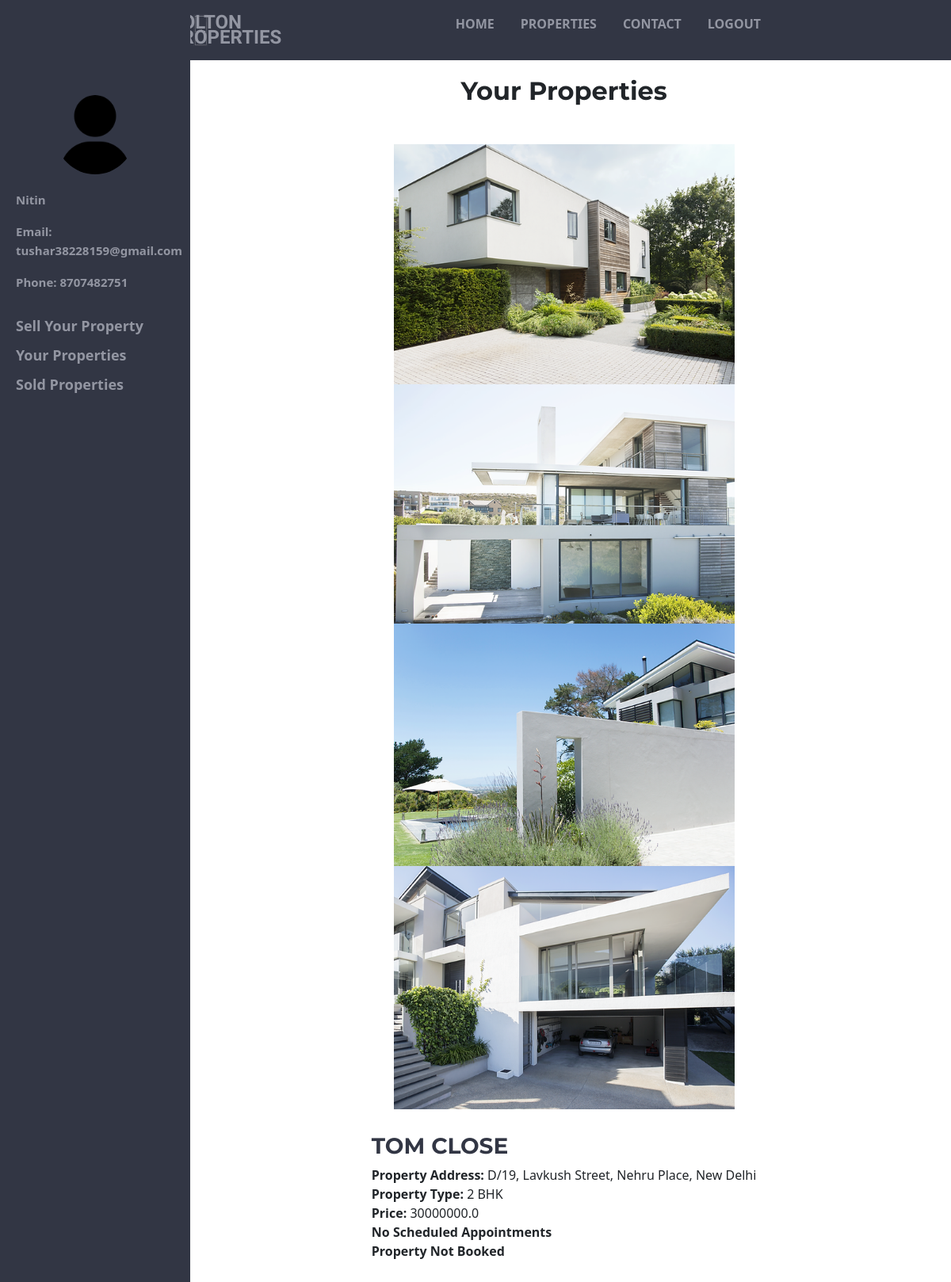
Screenshot of /owner_page (signed in) with the database file from the repository.
### app.py (models this page shows)
class Owner(db.Model):
    id = db.Column(db.String(6), primary_key=True, default=lambda: ''.join(secrets.choice(string.ascii_uppercase + string.digits) for _ in range(6)))
    owner_name = db.Column(db.String(100), nullable=False)
    email = db.Column(db.String(100), unique=True, nullable=False)
    phone = db.Column(db.String(10), unique=True, nullable=False)
    password = db.Column(db.String(128), nullable=False)
    photo = db.Column(db.String(200))

class Property(db.Model):
    id = db.Column(db.Integer, primary_key=True)
    owner_name = db.Column(db.String(100), db.ForeignKey('owner.owner_name'), nullable=False)
    address = db.Column(db.String(200), nullable=False)
    property_name = db.Column(db.String(100), nullable=False)
    property_description = db.Column(db.Text, nullable=False)
    property_size = db.Column(db.String(20), nullable=False)
    property_type = db.Column(db.String(50), nullable=False)
    price = db.Column(db.Float, nullable=False)
    image1 = db.Column(db.String(200))
    image2 = db.Column(db.String(200))
    image3 = db.Column(db.String(200))
    image4 = db.Column(db.String(200))

### app.py (the view)
@app.route('/owner_page')
def owner_page():
    if 'owner_id' not in session:
        return redirect(url_for('owner_login'))
    owner_id = session['owner_id']
    owner = Owner.query.get(owner_id)
    owner_photo = owner.photo if owner.photo else None
    owner_properties = Property.query.filter_by(owner_name=owner.owner_name).all()
    owner_appointments = {}
    booked_properties = {}
    for property in owner_properties:
        appointments = Appointment.query.filter_by(property_id=property.id).all()
        owner_appointments[property] = appointments
        bookings = PropertyBooked.query.filter_by(pid=property.id).all()
        booked_properties[property] = bookings
    sold_properties = SoldProperty.query.filter_by(previous_owner=owner.owner_name).all()
    return render_template('owner_page.html', owner=owner, owner_properties=owner_properties,
                           owner_appointments=owner_appointments, booked_properties=booked_properties,
                           sold_properties=sold_properties, Client=Client, owner_photo=owner_photo)

### templates/owner_page.html (shortened to what this page needs)
<!DOCTYPE html>
<html lang="en">
<head>
    <link rel="stylesheet" type="text/css" href="{{ url_for('static', filename='css/client.css') }}" />
    <link href="https://cdn.jsdelivr.net/npm/bootstrap@5.3.0-alpha2/dist/css/bootstrap.min.css" rel="stylesheet">
    <link rel="stylesheet" href="https://use.fontawesome.com/releases/v5.15.4/css/all.css">
</head>
<body>
    <header>
        <nav class="navbar">
            <img src="{{url_for('static', filename='/images/logo.png')}}" alt="Logo" height="50rem" width="25rem" / >
            <a href="/" class="nav-brand">COLTON <br> PROPERTIES</a>
            <ul class="nav-items">
                <li><a href="/">HOME</a></li>
                <li><a href="/properties">PROPERTIES</a></li>
                <li><a href="#footer">CONTACT</a></li>
                {% if 'owner_id' in session %}
                <li><a href="/logout">LOGOUT</a></li>
                {% else %}
                <li><a href="/owner_login">LOGIN</a></li>
                {% endif %}
            </ul>
        </nav>
    </header>
    <div class="container">
        <div class="left-section" style="float: left; width: 20%;">
            <div class="profile-container">
                <div class="profile-image">
                    {% if owner_photo %}
                        <img src="{{ owner_photo }}" alt="Profile Image">
                    {% else %}
                        <img src="{{ url_for('static', filename='/images/user.png') }}" alt="Profile Image">
                    {% endif %}
                </div>
                <div class="profile-details">
                    <p>{{ owner.owner_name }}</p>
                    <p>Email: {{ owner.email }}</p>
                    <p>Phone: {{ owner.phone }}</p>
                </div>
                <div class="nav-links">
                    <li><a href="/sell_property">Sell Your Property</a></li>
                    <li><a href="#scheduledProperty">Your Properties</a></li>
                    <li><a href="#ownedProperties">Sold Properties</a></li>
                </div>
            </div>
        </div>
        <div class="right-section" style="float: left; width: 80%;">
            <div id="scheduledProperty" style="display: block;">
                <h2 class="text-center mb-5" style="font-weight: bolder;">Your Properties</h2>
                <div class="scheduled">
                    {% for property in owner_properties %}
                    <div class="property" align="center">
                        <a href="/property/{{ property.id }}" id="view-details" style="text-decoration: none; color: #323644;">
                            {% for i in range(1, 5) %}
                                {% set image_attr = 'image' ~ i %}
                                {% if getattr(property, image_attr) %}
                                    <img src="{{ getattr(property, image_attr) }}" alt="Property Image" height="254px" width="260px">
                                {% endif %}
                            {% endfor %}</a> <br>
                    </div>
                    <div class="property-details" style="padding: 10px 0 30px; text-align: left;">
                            <h3 style="font-weight: bolder;"><a href="/property/{{ property.id }}" id="view-details" style="text-decoration: none; color: #323644;">{{ property.property_name }}</a></h3>
                            <strong>Property Address:</strong> {{ property.address }}<br>
                            <strong>Property Type:</strong> {{ property.property_type }}<br>
                            <strong>Price:</strong> {{ property.price }}<br>
                            {% if owner_appointments[property] %}
                                <strong>Scheduled Appointments:</strong><br>
                                <ul>
                                    {% for appointment in owner_appointments[property] %}
                                        <li>
                                            Client: {{ appointment.client_name }}<br>
                                            Appointment Date: {{ appointment.appointment_date }}<br>
                                            Appointment Time: {{ appointment.appointment_time }}<br>
                                        </li>
                                    {% endfor %}
                                </ul>
                            {% else %}
                                <strong>No Scheduled Appointments</strong><br>
                            {% endif %}
                            {% if booked_properties[property] %}
                                <strong>Property Booked</strong><br>
                                <ul>
                                    {% for booking in booked_properties[property] %}
                                    <li>
                                        {% set client = Client.query.get(booking.cid) %}
                                        Booked by: {{ client.name }}<br>
                                        Booking Date: {{ booking.booked_date }}<br>
                                    </li>
                                    {% endfor %}
                                </ul>
                            {% else %}
                                <strong>Property Not Booked</strong><br>
                            {% endif %}
                    </div>
                    {% endfor %}
                </div>
            </div>
        </div>
    </div>
</body>
</html>

### static/css/client.css (style rules this page uses)
* { margin: 0; padding: 0; box-sizing: border-box; }
body { font-family: "Montserrat-black", sans-serif; text-align: center; overflow-x: hidden; }
h1, h2, h3, h4, h5, h6 { font-family: "Montserrat", sans-serif; }
.navbar { padding: 15px 0; display: flex; justify-content: space-between; background-color: #323644; font-weight: bold; }
.nav-brand { font-family: "Ubuntu", sans-serif; font-size: 1.5rem; line-height: 0.8; margin-left: -20%; color: #9396a2; text-decoration: none; }
.nav-items { list-style-type: none; display: flex; margin-right: 20%; align-items: flex-start; }
.nav-items li { margin-right: 33px; padding: 10px 0; }
.nav-items li:last-child { margin-right: 0; }
.nav-items a { color: #9396a2; text-decoration: none; }
.navbar img { margin-left: 20%; margin-right: 0; width: auto; padding: 0; }
.profile-container { text-align: center; margin-top: 50px; margin-bottom: 20px; background-color: #323644; color: #9396a2; padding: 50px 0; }
.profile-image img { width: 100px; height: 100px; border-radius: 50%; object-fit: cover; margin-bottom: 20px; }
.profile-details p { line-height: 1.6; text-align: left; font-size: 15px; font-weight: bold; }
.left-section { position: fixed; top: 0; left: 0; height: 100%; width: 20%; background-color: #323644; padding: 20px; overflow-y: auto; }
.left-section .nav-links { margin-top: 30px; list-style-type: none; }
.left-section .nav-links li { text-align: left; margin-bottom: 10px; }
.left-section .nav-links a { color: #9396a2; text-decoration: none; font-size: 18px; font-weight: bold; }
.right-section { margin-left: 20%; width: 80%; padding: 20px; background-color: #fff; overflow-y: auto; }
.right-section h2 { font-weight: bolder; margin-bottom: 20px; }
.right-section .scheduled, .right-section .owned-property-list { display: flex; flex-wrap: wrap; justify-content: space-around; align-items: flex-start; }
.right-section .property, .right-section .owned-property { margin-bottom: 20px; text-align: center; }
.right-section .property img, .right-section .owned-property img { width: 100%; max-width: 430px; height: auto; }
.right-section .property-details, .right-section .owned-property-details { text-align: left; padding: 10px 0; max-width: 100%; margin: 0; }

### rows the page displays
Owner: owner_name "Nitin", email "tushar38228159@gmail.com", phone "8707482751"
Property: property_name "TOM CLOSE", address "D/19, Lavkush Street, Nehru Place, New Delhi", property_type "2 BHK", price "30000000.0"
